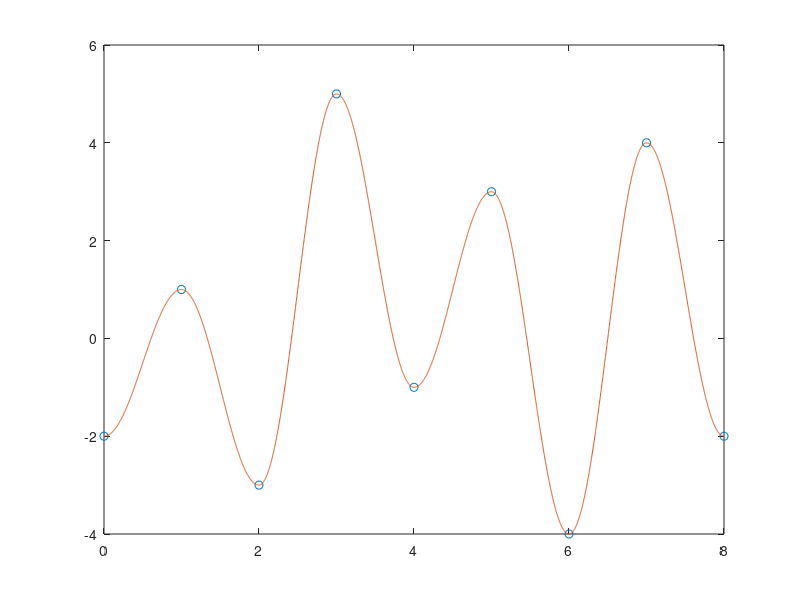

Recreate this plot in MATLAB. (Note: this script raises an error after producing the figure.)
% The Signal Processing Toolbox of Matlab R2017b has a 'rainflow'
% command.  This are the examples from the online documentation,
% see <https://www.mathworks.com/help/signal/ref/rainflow.html>.
%
% Looks like MathWorks implemented rainflow cycle counting
% correctly.

clear;
close('all');

%%% Cycle Counts with Known Sample Rate

% Generate a signal that resembles a load history, consisting of
% sinusoid half-periods connecting known, equispaced reversals.
% The signal is sampled at 512 Hz for 8 seconds.
% Plot the extrema and the signal.
%
%      fs = 512;
%
%      X = [-2 1 -3 5 -1 3 -4 4 -2];
%      lX = length(X)-1;
%
%      Y = -diff(X)/2.*cos(pi*(0:1/fs:1-1/fs)') + (X(1:lX)+X(2:lX+1))/2;
%      Y = [Y(:);X(end)];
%
%      plot(0:lX,X,'o',0:1/fs:lX,Y)

fs = 512;

X = [-2 1 -3 5 -1 3 -4 4 -2];
lX = length(X)-1;

Y = bsxfun(@plus, bsxfun(@times, -diff(X)/2, cos(pi*(0:1/fs:1-1/fs)')), (X(1:lX)+X(2:lX+1))/2);
Y = [Y(:);X(end)];

plot(0:lX,X,'o',0:1/fs:lX,Y);

% Compute cycle counts for the data.  Display the matrix of cycle
% counts.
%
%      [c,hist,edges,rmm,idx] = rainflow(Y,fs);
%
%      T = array2table(c,'VariableNames',{'Count','Range','Mean','Start','End'})
%
% T =
%
%   7x5 table
%
%     Count    Range    Mean    Start    End
%     _____    _____    ____    _____    ___
%
%     0.5      3        -0.5    0        1
%     0.5      4          -1    1        2
%       1      4           1    4        5
%     0.5      8           1    2        3
%     0.5      9         0.5    3        6
%     0.5      8           0    6        7
%     0.5      6           1    7        8

c = cc4fat(Y, '-label', '-zero');
c(:, 4:5) = c(:, 4:5) ./ fs;

T = [c(:, 3), c(:, 1) .* 2, c(:, 2), min(c(:, 4:5), [], 2), max(c(:, 4:5), [], 2)]

% Matlab
%
% T =
%
%           0.5            3         -0.5            0            1
%           0.5            4           -1            1            2
%             1            4            1            4            5
%           0.5            8            1            2            3
%           0.5            9          0.5            3            6
%           0.5            8            0            6            7
%           0.5            6            1            7            8
%
%
% Octave
%
% T =
%
%          0.5           3        -0.5           0           1
%          0.5           4          -1           1           2
%            1           4           1           4           5
%          0.5           8           1           2           3
%          0.5           9         0.5           3           6
%          0.5           8           0           6           7
%          0.5           6           1           7           8

clear;
close('all');

%%% Cycle Counts with Known Time Values

% Generate a signal that resembles a load history, consisting
% of sinusoid half-periods connecting known, unevenly spaced
% reversals. The signal is sampled at 10 Hz for 15 seconds.
% Plot the extrema and the signal.
%
%      fs = 10;
%
%      X = [0 1 3 4 5 6 8 10 13 15];
%      Y = [-2 1 -3 5 -1 3 -4 4 -2 6];
%
%      Z = [];
%      for k = 1:length(Y)-1
%          x = X(k+1)-X(k);
%          z = -(Y(k+1)-Y(k))*cos(pi*(0:1/fs:x-1/fs)/x)+Y(k+1)+Y(k);
%          Z = [Z z/2];
%      end
%      Z = [Z Y(end)];
%
%      t = linspace(X(1),X(end),length(Z));
%      plot(X,Y,'o',t,Z)

fs = 10;

X = [0 1 3 4 5 6 8 10 13 15];
Y = [-2 1 -3 5 -1 3 -4 4 -2 6];

Z = [];
for k = 1:length(Y)-1
    x = X(k+1)-X(k);
    z = -(Y(k+1)-Y(k))*cos(pi*(0:1/fs:x-1/fs)/x)+Y(k+1)+Y(k);
    Z = [Z z/2];
end
Z = [Z Y(end)];

t = linspace(X(1),X(end),length(Z));
plot(X,Y,'o',t,Z);

% Compute cycle counts for the data. Display the matrix of cycle counts.
%
%      [c,hist,edges,rmm,idx] = rainflow(Z,t);
%
%      TT = array2table(c,'VariableNames',{'Count','Range','Mean','Start','End'})
%
% TT =
%
%   7x5 table
%
%     Count    Range    Mean    Start    End
%     _____    _____    ____    _____    ___
%
%     0.5       3       -0.5     0        1
%     0.5       4         -1     1        3
%       1       4          1     5        6
%     0.5       8          1     3        4
%       1       6          1    10       13
%     0.5       9        0.5     4        8
%     0.5      10          1     8       15

c = cc4fat(Z, t);

TT = [c(:, 3), c(:, 1) .* 2, c(:, 2), min(c(:, 4:5), [], 2), max(c(:, 4:5), [], 2)]

% Matlab
%
% TT =
%
%           0.5            3         -0.5            0            1
%           0.5            4           -1            1            3
%             1            4            1            5            6
%           0.5            8            1            3            4
%             1            6            1           10           13
%           0.5            9          0.5            4            8
%           0.5           10            1            8           15
%
%
% Octave
%
% TT =
%
%          0.5           3        -0.5           0           1
%          0.5           4          -1           1           3
%            1           4           1           5           6
%          0.5           8           1           3           4
%            1           6           1          10          13
%          0.5           9         0.5           4           8
%          0.5          10           1           8          15

clear;
close('all');

%%% Algorithms

% [...]
% Now collect the results.
%
%  Cycle Count | Range | Mean  | Start |  End
% -------------+-------+-------+-------+-------
%      1/2     |   3   | -0.5  |   A   |   B
%      1/2     |   4   | -1    |   B   |   C
%       1      |   4   |  1    |   E   |   F
%      1/2     |   8   |  1    |   C   |   D
%       1      |   3   | -0.5  |   K   |   L
%       1      |   1   |  2.5  |   M   |   N
%       1      |   7   |  0.5  |   H   |   J
%      1/2     |   9   |  0.5  |   D   |   G
%      1/2     |  10   |  1    |   G   |   P
%
% Compare this to the result of running rainflow on the sequence:
%
%      q = rainflow([-2 1 -3 5 -1 3 -4 4 -3 1 -2 3 2 6])
%
% q =
%
%     0.5000    3.0000   -0.5000    1.0000    2.0000
%     0.5000    4.0000   -1.0000    2.0000    3.0000
%     1.0000    4.0000    1.0000    5.0000    6.0000
%     0.5000    8.0000    1.0000    3.0000    4.0000
%     1.0000    3.0000   -0.5000   10.0000   11.0000
%     1.0000    1.0000    2.5000   12.0000   13.0000
%     1.0000    7.0000    0.5000    8.0000    9.0000
%     0.5000    9.0000    0.5000    4.0000    7.0000
%     0.5000   10.0000    1.0000    7.0000   14.0000

c = cc4fat([-2 1 -3 5 -1 3 -4 4 -3 1 -2 3 2 6], 'ABCDEFGHJKLMNP');

Count = c(:, 3);
Range = c(:, 1) .* 2;
Mean = c(:, 2);
Start = char(min(c(:, 4:5), [], 2));
End = char(max(c(:, 4:5), [], 2));

T = [num2cell(Count), num2cell(Range), num2cell(Mean), cellstr(Start), cellstr(End)]

% Matlab
%
% T =
%
%     [0.5]    [ 3]    [-0.5]    'A'    'B'
%     [0.5]    [ 4]    [  -1]    'B'    'C'
%     [  1]    [ 4]    [   1]    'E'    'F'
%     [0.5]    [ 8]    [   1]    'C'    'D'
%     [  1]    [ 3]    [-0.5]    'K'    'L'
%     [  1]    [ 1]    [ 2.5]    'M'    'N'
%     [  1]    [ 7]    [ 0.5]    'H'    'J'
%     [0.5]    [ 9]    [ 0.5]    'D'    'G'
%     [0.5]    [10]    [   1]    'G'    'P'
%
%
% Octave
%
% T =
% {
%   [1,1] =        0.5
%   [2,1] =        0.5
%   [3,1] =          1
%   [4,1] =        0.5
%   [5,1] =          1
%   [6,1] =          1
%   [7,1] =          1
%   [8,1] =        0.5
%   [9,1] =        0.5
%   [1,2] =          3
%   [2,2] =          4
%   [3,2] =          4
%   [4,2] =          8
%   [5,2] =          3
%   [6,2] =          1
%   [7,2] =          7
%   [8,2] =          9
%   [9,2] =         10
%   [1,3] =       -0.5
%   [2,3] =         -1
%   [3,3] =          1
%   [4,3] =          1
%   [5,3] =       -0.5
%   [6,3] =        2.5
%   [7,3] =        0.5
%   [8,3] =        0.5
%   [9,3] =          1
%   [1,4] = A
%   [2,4] = B
%   [3,4] = E
%   [4,4] = C
%   [5,4] = K
%   [6,4] = M
%   [7,4] = H
%   [8,4] = D
%   [9,4] = G
%   [1,5] = B
%   [2,5] = C
%   [3,5] = F
%   [4,5] = D
%   [5,5] = L
%   [6,5] = N
%   [7,5] = J
%   [8,5] = G
%   [9,5] = P
% }

clear;
close('all');

%% ex_rainflow.m ends here
